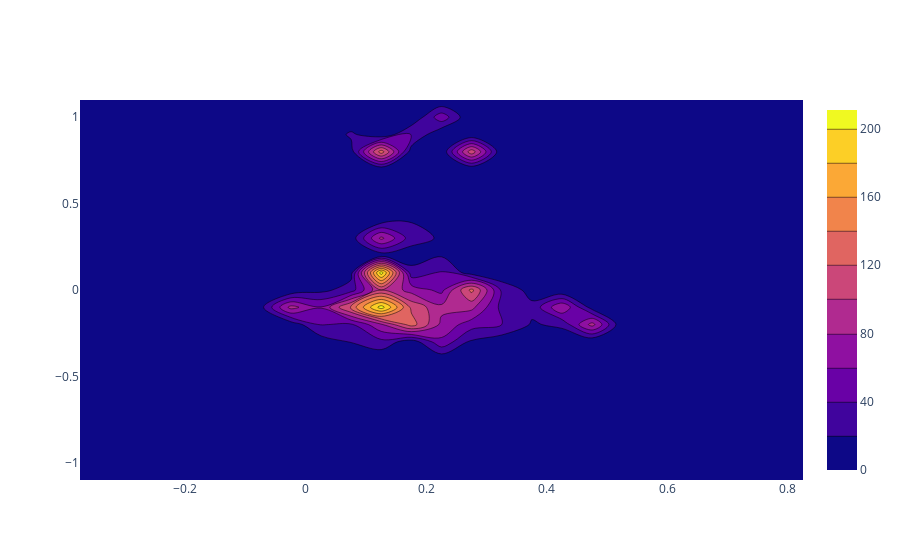

Notebook code cell kept with this figure:
### Code cell
fig = go.Figure()


main_trace = go.Histogram2dContour(
        x = test["praise-criticism"],
        y = test["young-old"]
)

fig.add_trace(main_trace)


fig.show()

### Figure 1 — Plotly figure (JSON) as saved in the notebook; plotly's stock layout.template omitted (floating-point values rounded to 4 significant figures; data arrays with more than 128 entries replaced by an {"elided": "..."} marker saying what was removed)
{"data": [{"autocontour": true, "contours": {"end": 200, "size": 20, "start": 20}, "type": "histogram2dcontour", "x": {"elided": "3343 float values"}, "y": {"elided": "3343 float values"}}], "layout": {"autosize": true, "xaxis": {"autorange": true, "range": [-0.375, 0.825], "type": "linear"}, "yaxis": {"autorange": true, "range": [-1.1, 1.1], "type": "linear"}}}
